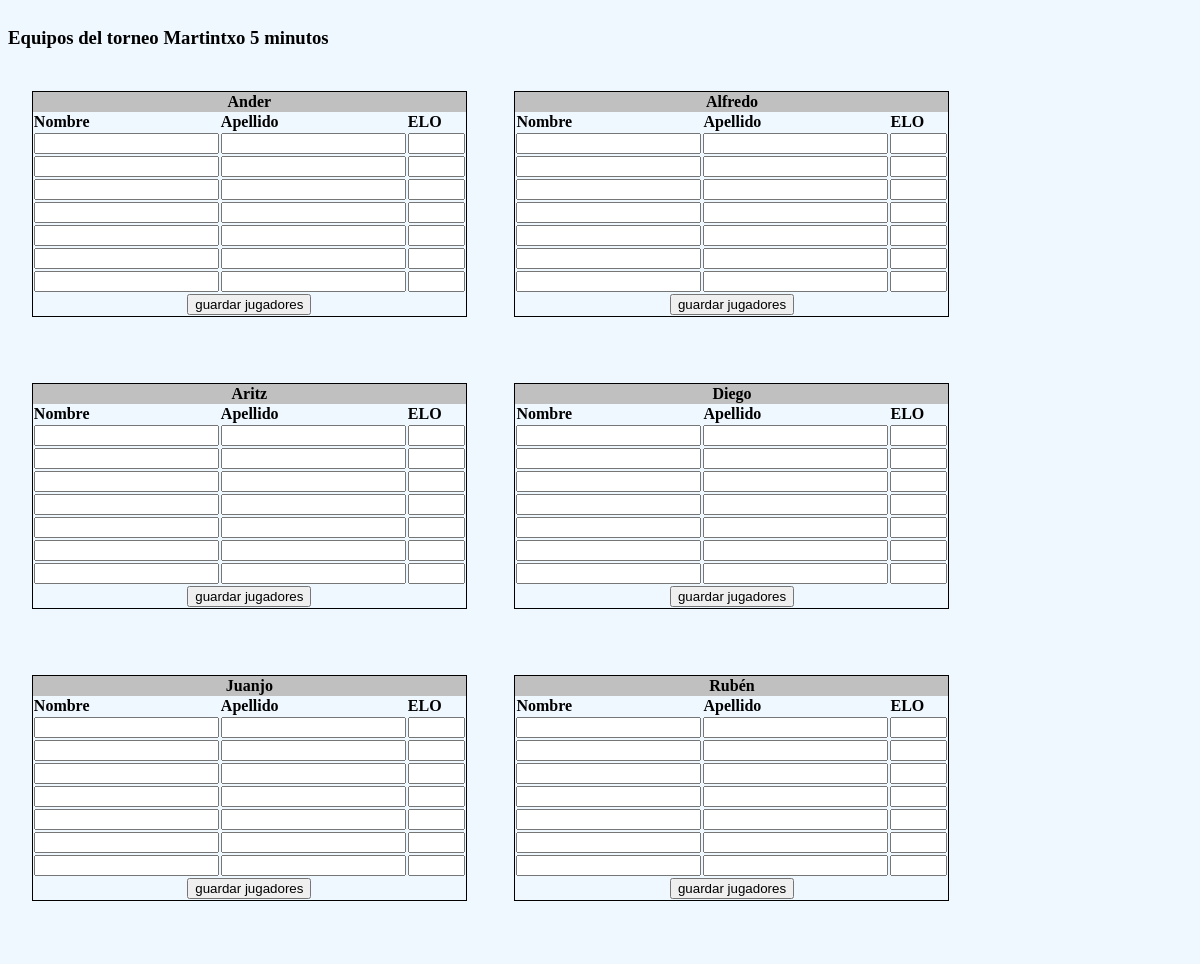
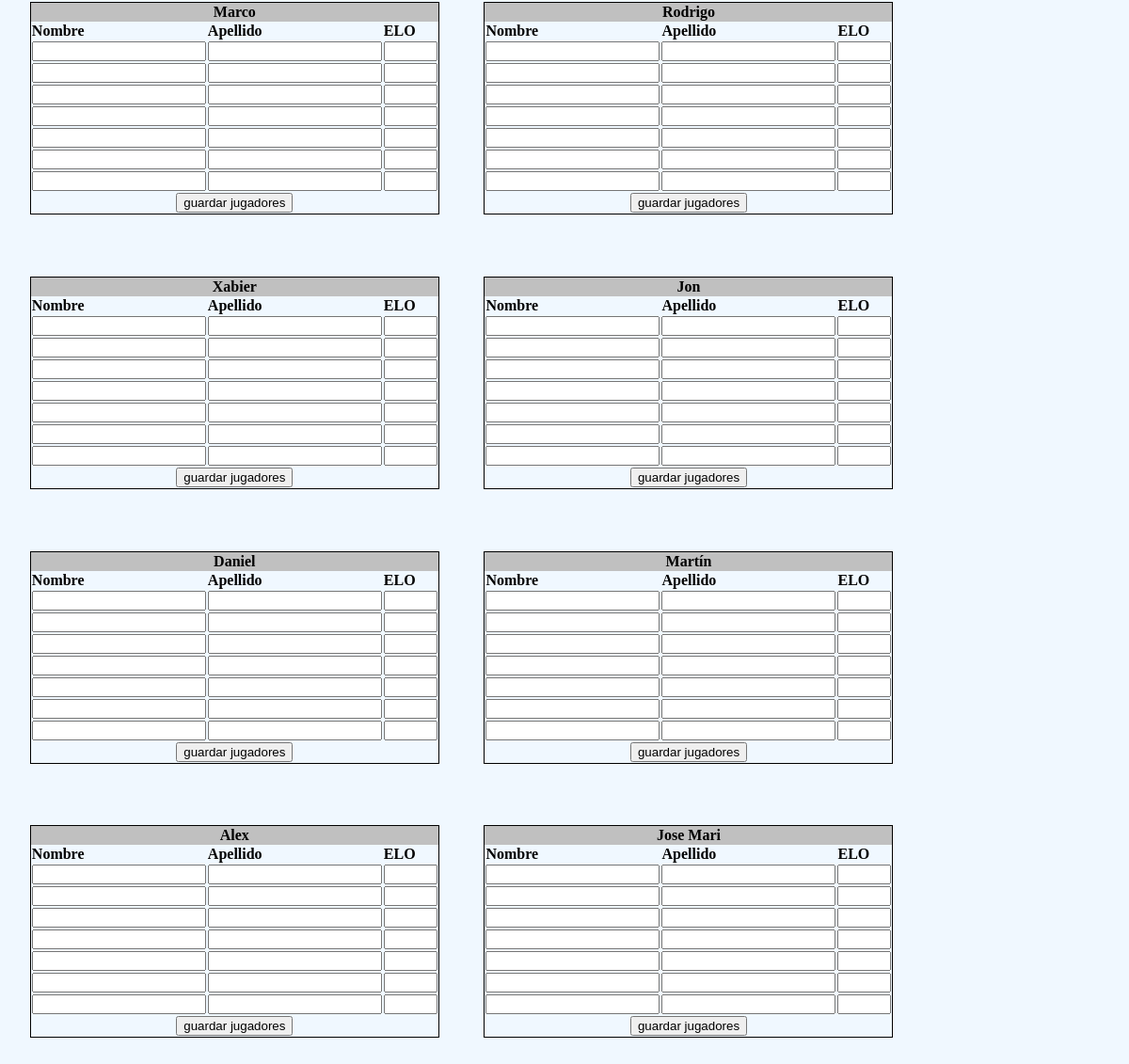
/pairing/2/jugadores, run on the app's committed database (2 pictures, top to bottom).
### rrpairing/models.py (models this page shows, shortened)
class Team_tournament(models.Model):
    name = models.CharField(max_length=100)
    pairing_done = False

class Team(models.Model):
    name = models.CharField(max_length=100)
    tournament = models.ForeignKey(Team_tournament)

### rrpairing/views.py (the view)
# urls.py: url(r'^(?P<tourn_id>\d+)/jugadores$', views.intro_players, name='intro_players'),
def intro_players(request, tourn_id):
    tourney = get_object_or_404(Team_tournament, pk=tourn_id)
    teams_list = tourney.team_set.all()
    context = {"teams_list":teams_list,
               "nombre_torneo":tourney.name}
    return render(request,'rrpairing/intro_jugadores.html',context)

### rrpairing/templates/rrpairing/intro_jugadores.html (shortened to what this page needs)
<!DOCTYPE html>
<html>
<head>
    {% load staticfiles %}
    <link rel="stylesheet" type="text/css" href="{% static 'rrpairing/style.css' %}" />
</head>
<body>
<div id="rondas">
    <h3>Equipos del torneo {{nombre_torneo}} </h3>
    {% for team in teams_list %}
<div class="player_entry">
    <form action="{% url 'rrpairing:save_players' team.id %}" method="post">
    <table class="table_round">
       <th colspan="3">{{ team.name }}</th>
        <tr>
            <td><b>Nombre</b></td>
            <td><b>Apellido</b></td>
            <td><b>ELO</b></td>
        </tr>
        {% for i in '1234567'|make_list %}
            <tr>
                <td><input type="text" class="enter_player" name="player_name_{{ i }}" id="player_name_{{ i }}"/></td>
                <td><input type="text" class="enter_player" name="player_surname_{{ i }}" id="player_surname_{{ i }}"/></td>
                <td><input type="text" class="enter_player" name="player_ELO_{{ i }}" id="player_ELO_{{ i }}" size="4" /></td>
            </tr>
        {% endfor %}
        <td colspan="8"><center><input type="submit" value="guardar jugadores"></center></td>
    </table>
    </form>
    <br>
</div>
    {% endfor %}
</div>
</body>
</html>

### rrpairing/static/rrpairing/style.css (style rules this page uses)
body { background-color: aliceblue; }
.table_round { border: 1px solid black; border-collapse: collapse; }
th { background-color: #c0c0c0; }
#rondas { position: absolute; float: left; }
.player_entry { float: left; margin: 2%; }

### data on the page
Team_tournament: name "Martintxo 5 minutos"
Team: name "Ander"
Team: name "Alfredo"
Team: name "Aritz"
Team: name "Diego"
Team: name "Juanjo"
Team: name "Rubén"
Team: name "Marco"
Team: name "Rodrigo"
Team: name "Xabier"
Team: name "Jon"
Team: name "Daniel"
Team: name "Martín"
Team: name "Alex"
Team: name "Jose Mari"
